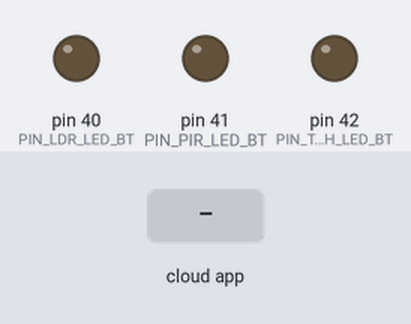
Simulated run of this sketch. Board: Arduino Mega 2560, built with avr-gcc and run on an emulated ATmega2560. On the bench: output pins drawn as LEDs (lit = HIGH). The test bench sets the inputs (shaded band). The RemoteXY app is connected.

Above: at 1.2 s.
1.3 s: the phone or cloud app sets LDR_led_bt to 1
At 2.3 s:
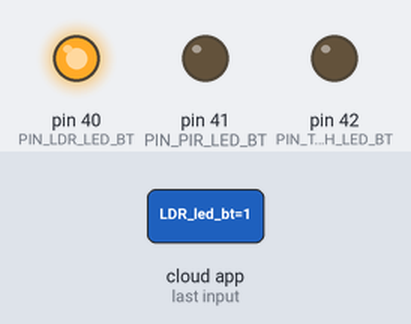
2.8 s: the phone or cloud app sets PIR_led_bt to 1
At 3.4 s:
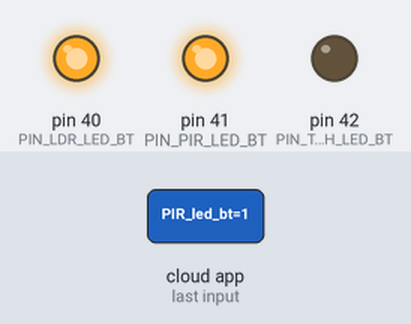
4.3 s: the phone or cloud app sets touch_led_bt to 1
At 4.6 s:
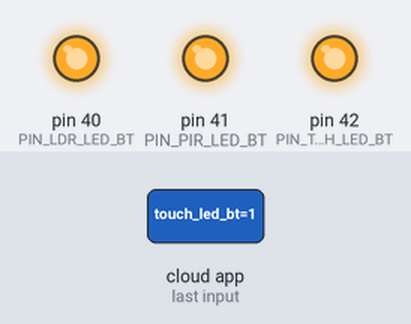
5.8 s: the phone or cloud app sets LDR_led_bt to 0
At 6.9 s:
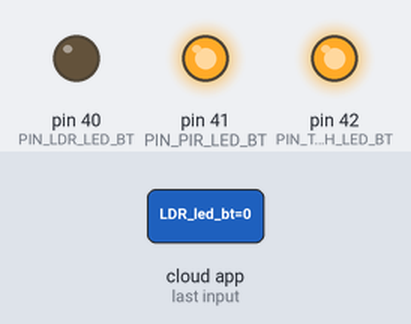
7.3 s: the phone or cloud app sets PIR_led_bt to 0
At 8.1 s:
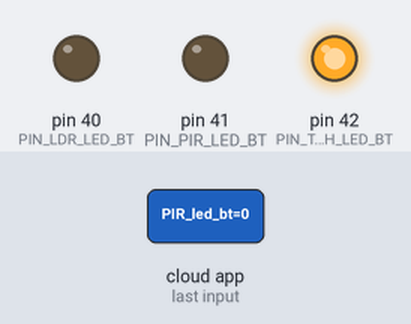
8.8 s: the phone or cloud app sets LDR_led_bt to 1
At 9.2 s:
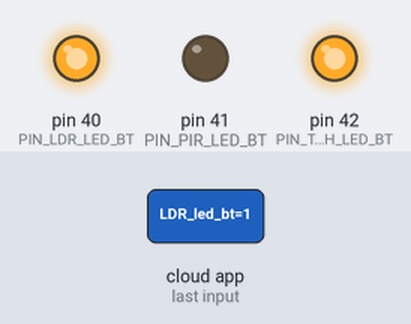
Timing chart, 0 to 11.3 s (numbered marks = the images above; inputs shaded):
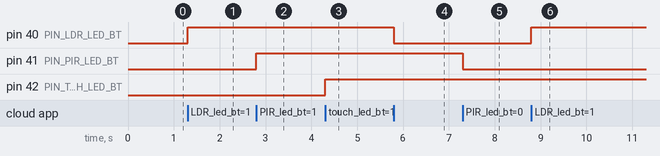

Measured:
- after the input at 1.3 s, pin 40 (PIN_LDR_LED_BT): LOW → HIGH at once
- after the input at 2.8 s, pin 41 (PIN_PIR_LED_BT): LOW → HIGH at once
- after the input at 4.3 s, pin 42 (PIN_TOUCH_LED_BT): LOW → HIGH at once
- after the input at 5.8 s, pin 40 (PIN_LDR_LED_BT): HIGH → LOW at once
- after the input at 7.3 s, pin 41 (PIN_PIR_LED_BT): HIGH → LOW at once
- after the input at 8.8 s, pin 40 (PIN_LDR_LED_BT): LOW → HIGH at once

The sketch:

Safety_Monitoring.ino
```cpp
// RemoteXY select connection mode and include library
#define REMOTEXY_MODE__SOFTSERIAL
#include <SoftwareSerial.h>

#include <RemoteXY.h>

// RemoteXY connection settings
#define REMOTEXY_SERIAL_RX A8
#define REMOTEXY_SERIAL_TX A9
#define REMOTEXY_SERIAL_SPEED 9600


// RemoteXY configurate
#pragma pack(push, 1)
uint8_t RemoteXY_CONF[] =   // 200 bytes
  { 255,3,0,66,0,193,0,16,30,1,2,0,2,10,18,8,2,26,31,31,
  79,78,0,79,70,70,0,2,0,24,10,15,8,2,26,31,31,79,78,0,
  79,70,70,0,2,0,43,10,17,8,2,26,31,31,79,78,0,79,70,70,
  0,129,0,3,25,18,6,24,84,101,109,112,32,40,67,41,32,58,0,67,
  4,36,25,23,7,2,26,11,129,0,4,36,29,6,24,72,117,109,32,40,
  37,41,32,58,0,67,4,35,36,23,7,2,26,11,129,0,6,3,13,5,
  24,76,68,82,0,129,0,26,3,10,5,24,80,73,82,0,129,0,45,3,
  10,5,24,67,84,83,0,129,0,4,50,29,6,24,84,104,101,32,68,111,
  111,114,58,0,67,4,35,49,22,7,2,26,11,67,4,5,61,52,8,2,
  26,11,67,4,5,72,52,8,2,26,11,67,4,5,83,52,8,2,26,11 };

// this structure defines all the variables and events of your control interface
struct {

    // input variables
  uint8_t LDR_led_bt; // =1 if switch ON and =0 if OFF
  uint8_t PIR_led_bt; // =1 if switch ON and =0 if OFF
  uint8_t touch_led_bt; // =1 if switch ON and =0 if OFF

    // output variables
  char text_1[11];  // string UTF8 end zero
  char text_2[11];  // string UTF8 end zero
  char text_3[11];  // string UTF8 end zero
  char text_4[11];  // string UTF8 end zero
  char text_5[11];  // string UTF8 end zero
  char text_6[11];  // string UTF8 end zero

    // other variable
  uint8_t connect_flag;  // =1 if wire connected, else =0

} RemoteXY;
#pragma pack(pop)

/////////////////////////////////////////////
//           END RemoteXY include          //
/////////////////////////////////////////////

#define PIN_LDR_LED_BT 40
#define PIN_PIR_LED_BT 41
#define PIN_TOUCH_LED_BT 42


void setup()
{
  RemoteXY_Init ();

  pinMode (PIN_LDR_LED_BT, OUTPUT);
  pinMode (PIN_PIR_LED_BT, OUTPUT);
  pinMode (PIN_TOUCH_LED_BT, OUTPUT);

  // TODO you setup code

}

void loop()
{
  RemoteXY_Handler ();

  digitalWrite(PIN_LDR_LED_BT, (RemoteXY.LDR_led_bt==0)?LOW:HIGH);
  digitalWrite(PIN_PIR_LED_BT, (RemoteXY.PIR_led_bt==0)?LOW:HIGH);
  digitalWrite(PIN_TOUCH_LED_BT, (RemoteXY.touch_led_bt==0)?LOW:HIGH);

  // TODO you loop code
  // use the RemoteXY structure for data transfer
  // do not call delay()


}
```
